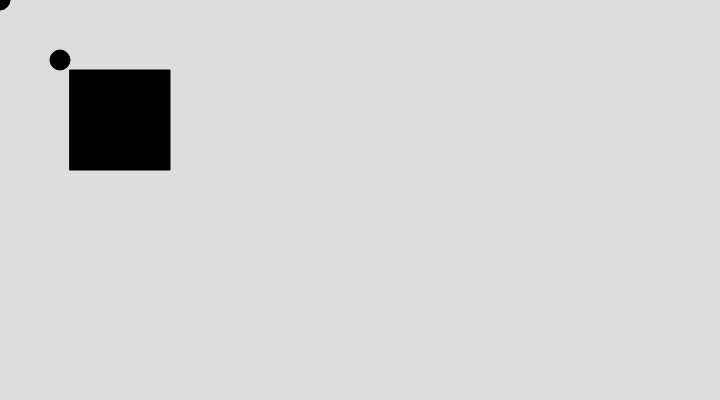
Frame 1 (no input)
Frame 60 (no input): identical to frame 1, image omitted
Frame 120 (the mouse pressed at the canvas centre since frame 60): identical to frame 1, image omitted

The p5.js sketch that drew this single still picture (run headless with seeded random() and noise() and a simulated clock; from frame 60 on, the mouse is pressed at the canvas centre):

// p5.js sketch
// ── sketch.js
function setup() {
    createCanvas(720, 400);
}

function draw()
{
    background(220);
    fill(0);

    translate(60, 60);
    rect(10, 10, 100, 100);

    ellipse(0, 0, 20, 20);
    ellipse(-60, -60, 20, 20);
}
